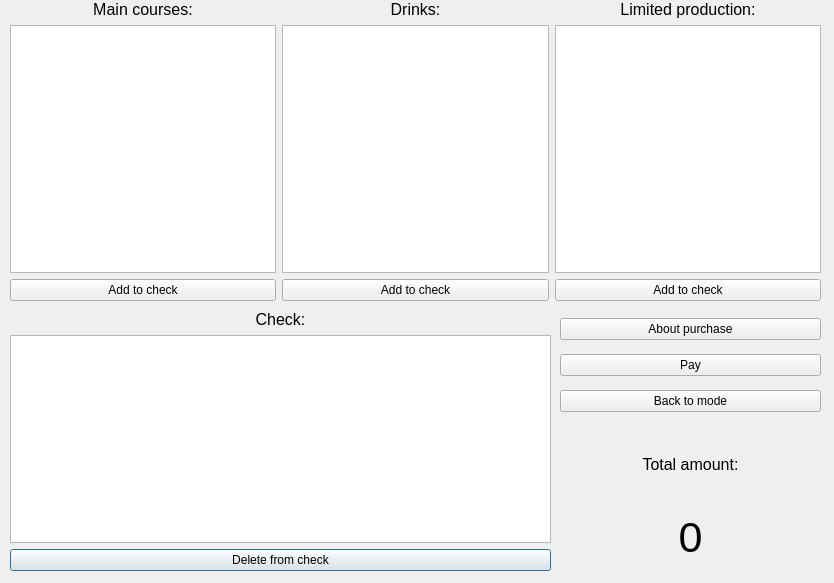
<?xml version="1.0" encoding="UTF-8"?>
<ui version="4.0">
 <class>main_wobc</class>
 <widget class="QDialog" name="main_wobc">
  <property name="geometry">
   <rect>
    <x>0</x>
    <y>0</y>
    <width>834</width>
    <height>583</height>
   </rect>
  </property>
  <property name="windowTitle">
   <string>Dialog</string>
  </property>
  <widget class="QWidget" name="verticalLayoutWidget_4">
   <property name="geometry">
    <rect>
     <x>10</x>
     <y>310</y>
     <width>541</width>
     <height>261</height>
    </rect>
   </property>
   <layout class="QVBoxLayout" name="verticalLayout_4">
    <item>
     <widget class="QLabel" name="label_3">
      <property name="font">
       <font>
        <pointsize>12</pointsize>
       </font>
      </property>
      <property name="text">
       <string>Check:</string>
      </property>
      <property name="alignment">
       <set>Qt::AlignCenter</set>
      </property>
     </widget>
    </item>
    <item>
     <widget class="QListWidget" name="listWidget_check_pur"/>
    </item>
    <item>
     <widget class="QPushButton" name="pushButton_check_del_pur">
      <property name="text">
       <string>Delete from check</string>
      </property>
     </widget>
    </item>
   </layout>
  </widget>
  <widget class="QWidget" name="verticalLayoutWidget_5">
   <property name="geometry">
    <rect>
     <x>560</x>
     <y>430</y>
     <width>261</width>
     <height>141</height>
    </rect>
   </property>
   <layout class="QVBoxLayout" name="verticalLayout_5">
    <item>
     <widget class="QLabel" name="label_4">
      <property name="font">
       <font>
        <pointsize>12</pointsize>
       </font>
      </property>
      <property name="text">
       <string>Total amount:</string>
      </property>
      <property name="alignment">
       <set>Qt::AlignCenter</set>
      </property>
     </widget>
    </item>
    <item>
     <widget class="QLabel" name="label_amount_pur">
      <property name="font">
       <font>
        <pointsize>32</pointsize>
       </font>
      </property>
      <property name="layoutDirection">
       <enum>Qt::LeftToRight</enum>
      </property>
      <property name="text">
       <string>0</string>
      </property>
      <property name="alignment">
       <set>Qt::AlignCenter</set>
      </property>
     </widget>
    </item>
   </layout>
  </widget>
  <widget class="QWidget" name="verticalLayoutWidget_6">
   <property name="geometry">
    <rect>
     <x>560</x>
     <y>310</y>
     <width>261</width>
     <height>111</height>
    </rect>
   </property>
   <layout class="QVBoxLayout" name="verticalLayout_6">
    <item>
     <widget class="QPushButton" name="pushButton_about_pur">
      <property name="text">
       <string>About purchase</string>
      </property>
     </widget>
    </item>
    <item>
     <widget class="QPushButton" name="pushButton_pay_pur">
      <property name="text">
       <string>Pay</string>
      </property>
     </widget>
    </item>
    <item>
     <widget class="QPushButton" name="pushButton_back_pur">
      <property name="text">
       <string>Back to mode</string>
      </property>
     </widget>
    </item>
   </layout>
  </widget>
  <widget class="QWidget" name="horizontalLayoutWidget">
   <property name="geometry">
    <rect>
     <x>10</x>
     <y>0</y>
     <width>811</width>
     <height>301</height>
    </rect>
   </property>
   <layout class="QHBoxLayout" name="horizontalLayout">
    <item>
     <layout class="QVBoxLayout" name="verticalLayout_3">
      <item>
       <widget class="QLabel" name="label">
        <property name="font">
         <font>
          <pointsize>12</pointsize>
         </font>
        </property>
        <property name="text">
         <string>Main courses:</string>
        </property>
        <property name="alignment">
         <set>Qt::AlignCenter</set>
        </property>
       </widget>
      </item>
      <item>
       <widget class="QListWidget" name="listWidget_prod_pur">
        <property name="modelColumn">
         <number>0</number>
        </property>
       </widget>
      </item>
      <item>
       <widget class="QPushButton" name="pushButton_add_prod_pur">
        <property name="text">
         <string>Add to check</string>
        </property>
       </widget>
      </item>
     </layout>
    </item>
    <item>
     <layout class="QVBoxLayout" name="verticalLayout">
      <item>
       <widget class="QLabel" name="label_5">
        <property name="font">
         <font>
          <pointsize>12</pointsize>
         </font>
        </property>
        <property name="text">
         <string>Drinks:</string>
        </property>
        <property name="alignment">
         <set>Qt::AlignCenter</set>
        </property>
       </widget>
      </item>
      <item>
       <widget class="QListWidget" name="listWidget_prod_pur_2">
        <property name="modelColumn">
         <number>0</number>
        </property>
       </widget>
      </item>
      <item>
       <widget class="QPushButton" name="pushButton_add_drinks_pur">
        <property name="text">
         <string>Add to check</string>
        </property>
       </widget>
      </item>
     </layout>
    </item>
    <item>
     <layout class="QVBoxLayout" name="verticalLayout_2">
      <item>
       <widget class="QLabel" name="label_2">
        <property name="font">
         <font>
          <pointsize>12</pointsize>
         </font>
        </property>
        <property name="text">
         <string>Limited production:</string>
        </property>
        <property name="alignment">
         <set>Qt::AlignCenter</set>
        </property>
       </widget>
      </item>
      <item>
       <widget class="QListWidget" name="listWidget_lim_prod_pur"/>
      </item>
      <item>
       <widget class="QPushButton" name="pushButton_add_lim_prod_pur">
        <property name="text">
         <string>Add to check</string>
        </property>
       </widget>
      </item>
     </layout>
    </item>
   </layout>
  </widget>
 </widget>
 <resources/>
 <connections/>
</ui>
